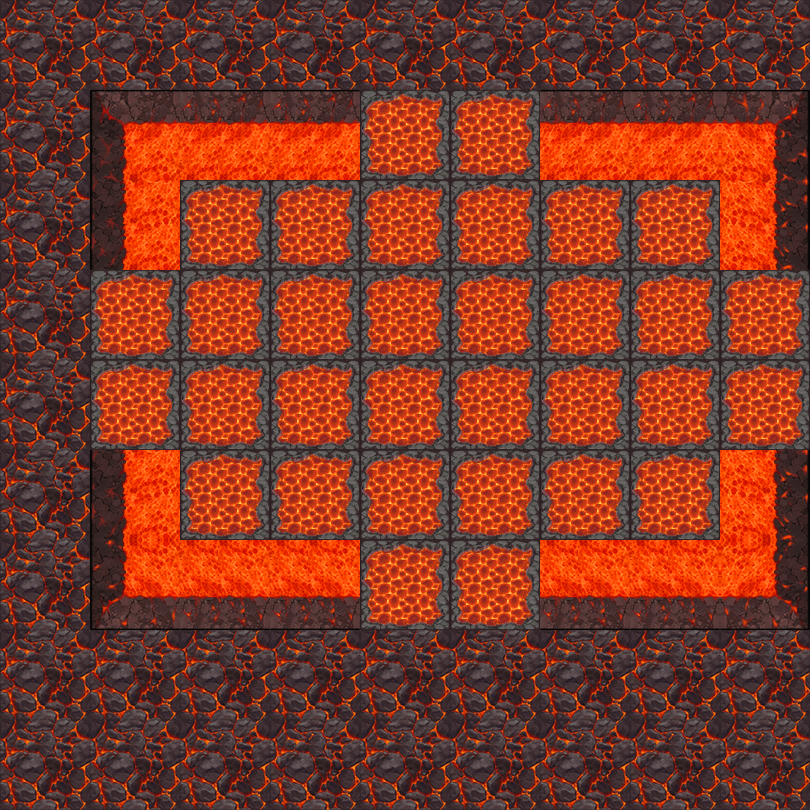

This game map was drawn from its Tiled (.tmx) file and the tilesets committed beside it. A one-line description and the trimmed map source follow:
An orthogonal 9x9 tile map with 90x90 px tiles, 2 tile layers (地形, 障碍) and 48 objects (12x saveSelf, 10x map, 8x coalDoor, 6x playerPos, 6x coal, ...).

<map version="1.5" tiledversion="1.7.2" orientation="orthogonal" renderorder="right-down" width="9" height="9" tilewidth="90" tileheight="90" infinite="0" nextlayerid="4" nextobjectid="67">
 <properties>
  <property name="LRoR" type="int" value="0" />
 </properties>
 <tileset firstgid="1" name="1" tilewidth="90" tileheight="90" tilecount="100" columns="10">
  <image source="5.png" trans="ff00ff" width="900" height="900" />
 </tileset>
 <layer id="1" name="地形" width="9" height="9">
  <data>[81 cells, 81 non-empty, 2 distinct tile ids]</data>
 </layer>
 <layer id="2" name="障碍" width="9" height="9">
  <data>[81 cells, 16 non-empty, 8 distinct tile ids]</data>
 </layer>
 <objectgroup id="3" name="对象">
  <object id="3" name="coalDoor" x="360" y="90" width="90" height="90">
   <properties>
    <property name="LorR" type="int" value="1" />
    <property name="id" type="int" value="1" />
    <property name="motion" type="int" value="4" />
    <property name="rotate" type="int" value="0" />
   </properties>
  </object>
  <object id="9" name="playerPos" x="180" y="180" width="90" height="90" />
  <object id="10" name="coal" x="270" y="180" width="90" height="90" />
  <object id="11" name="playerPos" x="540" y="180" width="90" height="90" />
  <object id="12" name="coal" x="630" y="180" width="90" height="90" />
  <object id="13" name="playerPos" x="360" y="270" width="90" height="90" />
  <object id="14" name="coal" x="450" y="270" width="90" height="90" />
  <object id="15" name="playerPos" x="360" y="360" width="90" height="90" />
  <object id="16" name="coal" x="450" y="360" width="90" height="90" />
  <object id="17" name="coal" x="270" y="450" width="90" height="90" />
  <object id="18" name="playerPos" x="540" y="450" width="90" height="90" />
  <object id="19" name="coal" x="630" y="450" width="90" height="90" />
  <object id="20" name="playerPos" x="180" y="450" width="90" height="90" />
  <object id="21" name="switch" x="270" y="630" width="90" height="90" />
  <object id="39" name="switch" x="270" y="0" width="90" height="90" />
  <object id="22" name="switch" x="540" y="630" width="90" height="90" />
  <object id="40" name="switch" x="540" y="0" width="90" height="90" />
  <object id="41" name="light" x="630" y="270" width="90" height="90" />
  <object id="42" name="light" x="270" y="270" width="90" height="90" />
  <object id="32" name="coalDoor" x="450" y="90" width="90" height="90">
   <properties>
    <property name="LorR" type="int" value="2" />
    <property name="id" type="int" value="1" />
    <property name="motion" type="int" value="2" />
    <property name="rotate" type="int" value="0" />
   </properties>
  </object>
  <object id="33" name="coalDoor" x="720" y="270" width="90" height="90">
   <properties>
    <property name="LorR" type="int" value="2" />
    <property name="id" type="int" value="2" />
    <property name="motion" type="int" value="1" />
    <property name="rotate" type="int" value="90" />
   </properties>
  </object>
  <object id="34" name="coalDoor" x="720" y="360" width="90" height="90">
   <properties>
    <property name="LorR" type="int" value="1" />
    <property name="id" type="int" value="2" />
    <property name="motion" type="int" value="3" />
    <property name="rotate" type="int" value="90" />
   </properties>
  </object>
  <object id="35" name="coalDoor" x="90" y="270" width="90" height="90">
   <properties>
    <property name="LorR" type="int" value="1" />
    <property name="id" type="int" value="4" />
    <property name="motion" type="int" value="1" />
    <property name="rotate" type="int" value="270" />
   </properties>
  </object>
  <object id="43" name="map" x="180" y="270" width="90" height="90" />
  <object id="44" name="map" x="270" y="360" width="90" height="90" />
  <object id="46" name="map" x="630" y="360" width="90" height="90" />
  <object id="47" name="map" x="540" y="360" width="90" height="90" />
  <object id="48" name="map" x="540" y="270" width="90" height="90" />
  <object id="49" name="map" x="450" y="180" width="90" height="90" />
  <object id="50" name="map" x="360" y="180" width="90" height="90" />
  <object id="51" name="map" x="450" y="450" width="90" height="90" />
  <object id="52" name="map" x="360" y="450" width="90" height="90" />
  <object id="45" name="map" x="180" y="360" width="90" height="90" />
  <object id="36" name="coalDoor" x="90" y="360" width="90" height="90">
   <properties>
    <property name="LorR" type="int" value="2" />
    <property name="id" type="int" value="4" />
    <property name="motion" type="int" value="3" />
    <property name="rotate" type="int" value="270" />
   </properties>
  </object>
  <object id="37" name="coalDoor" x="360" y="540" width="90" height="90">
   <properties>
    <property name="LorR" type="int" value="2" />
    <property name="id" type="int" value="3" />
    <property name="motion" type="int" value="4" />
    <property name="rotate" type="int" value="180" />
   </properties>
  </object>
  <object id="38" name="coalDoor" x="450" y="540" width="90" height="90">
   <properties>
    <property name="LorR" type="int" value="1" />
    <property name="id" type="int" value="3" />
    <property name="motion" type="int" value="2" />
    <property name="rotate" type="int" value="180" />
   </properties>
  </object>
  <object id="53" name="saveSelf" x="450" y="0" width="90" height="90" />
  <object id="54" name="saveSelf" x="360" y="0" width="90" height="90" />
  <object id="55" name="saveSelf" x="360" y="630" width="90" height="90" />
  <object id="56" name="saveSelf" x="450" y="630" width="90" height="90" />
  <object id="57" name="saveSelf" x="720" y="630" width="90" height="90" />
  <object id="58" name="saveSelf" x="90" y="630" width="90" height="90" />
  <object id="59" name="saveSelf" x="630" y="630" width="90" height="90" />
  <object id="60" name="saveSelf" x="180" y="630" width="90" height="90" />
  <object id="61" name="saveSelf" x="180" y="0" width="90" height="90" />
  <object id="64" name="saveSelf" x="90" y="0" width="90" height="90" />
  <object id="65" name="saveSelf" x="630" y="0" width="90" height="90" />
  <object id="66" name="saveSelf" x="720" y="0" width="90" height="90" />
 </objectgroup>
</map>
